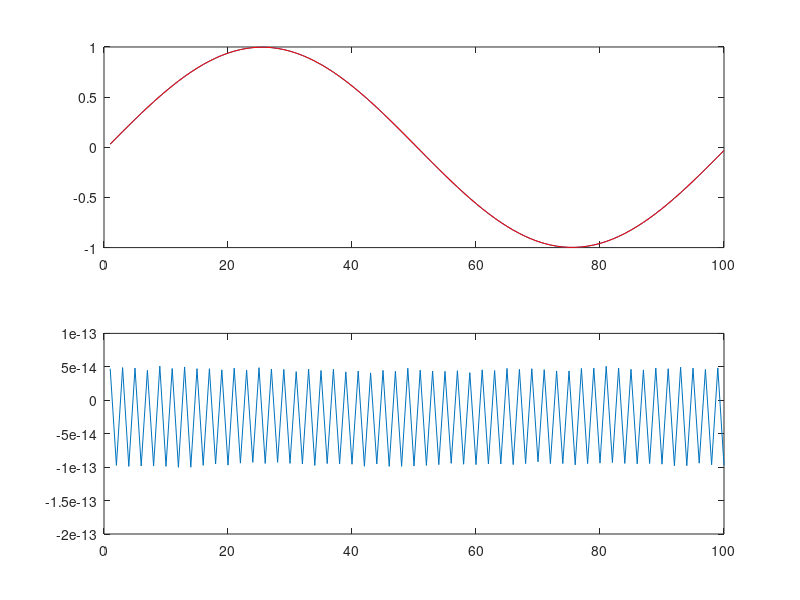

Here is the MATLAB script that generated this plot:
%
Nl=100;
Nt=100;
NtCycl=10;
jNM1=1;
jN=2;
jNP1=3;
uVals=zeros(3,Nl);
dt2=(1./Nt)^2;
dx2=(1./Nl)^2;
c2=1;

% Set initial values
j=0;
for i=0:Nl-1
 uVals(jNM1,i+1)=sin(2*pi/Nl*(i+0.5))*cos(2*pi/Nt*(j));
end
j=1;
for i=0:Nl-1
 uVals(jN,i+1)=sin(2*pi/Nl*(i+0.5))*cos(2*pi/Nt*(j));
end
uVals

% Set reference solution
uRef=zeros(Nt,Nl);
for j=0:Nt-1
 for i=0:Nl-1
  uRef(j+1,i+1)=sin(2*pi/Nl*(i+0.5))*cos(2*pi/Nt*(j));
 end
end

% for j=1:Nt
%  plot(uRef(j,:));
%  pnam=sprintf('foo%d.jpeg',j);
%  axis([0 Nl -1 1]);
%  print('-djpeg',pnam);
% end

% Calculate numerical solution
for j=3:Nt*NtCycl
 for i=1:Nl
  iM1=i-1;
  if iM1 == 0
   iM1=Nl;
  end
  iP1=i+1;
  if iP1>Nl
   iP1=1;
  end
  v1=2*uVals(jN,i)-uVals(jNM1,i);
  v2=dt2*c2*(uVals(jN,iP1)+uVals(jN,iM1)-2*uVals(jN,i))/dx2;
  uVals(jNP1,i)=v1+v2;
 end
 jNM1orig=jNM1;
 jNM1=jN;
 jN=jNP1;
 jNP1=jNM1orig;
end

clf
subplot(2,1,1);
plot(uVals(jN,:))
hold on
plot(uRef(Nt,:),'r')
pnam=sprintf('fooNum.jpeg',j);
axis([0 Nl -1 1]);
subplot(2,1,2);
plot(uRef(Nt,:)-uVals(jN,:))
print('-djpeg',pnam);
err=uRef(Nt,:)-uVals(jN,:);
err1=norm(err,1);
err2=norm(err,2);
erri=norm(err,Inf);
fprintf(1,'err[1,2,Inf] = %d, %d, %d\n',err1,err2,erri);
